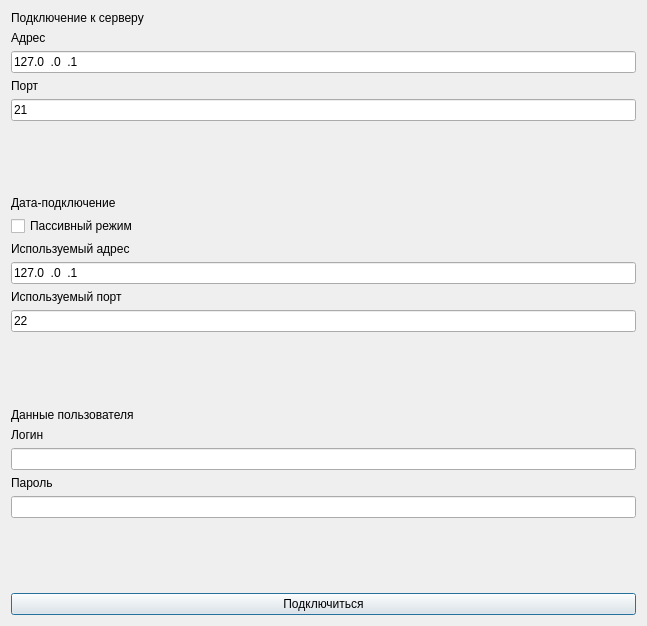
<?xml version="1.0" encoding="UTF-8"?>
<ui version="4.0">
 <class>Dialog</class>
 <widget class="QDialog" name="Dialog">
  <property name="geometry">
   <rect>
    <x>0</x>
    <y>0</y>
    <width>647</width>
    <height>626</height>
   </rect>
  </property>
  <property name="windowTitle">
   <string>Подключение к серверу</string>
  </property>
  <layout class="QVBoxLayout" name="verticalLayout_2">
   <item>
    <layout class="QVBoxLayout" name="verticalLayout">
     <item>
      <widget class="QLabel" name="label">
       <property name="styleSheet">
        <string notr="true">font: 700 14pt &quot;Arial&quot;;</string>
       </property>
       <property name="text">
        <string>Подключение к серверу</string>
       </property>
      </widget>
     </item>
     <item>
      <widget class="QLabel" name="label_2">
       <property name="text">
        <string>Адрес</string>
       </property>
      </widget>
     </item>
     <item>
      <widget class="QLineEdit" name="inputServerAddress">
       <property name="inputMask">
        <string>000.000.000.000</string>
       </property>
       <property name="text">
        <string>127.0.0.1</string>
       </property>
      </widget>
     </item>
     <item>
      <widget class="QLabel" name="label_3">
       <property name="text">
        <string>Порт</string>
       </property>
      </widget>
     </item>
     <item>
      <widget class="QLineEdit" name="inputServerPort">
       <property name="autoFillBackground">
        <bool>false</bool>
       </property>
       <property name="text">
        <string>21</string>
       </property>
       <property name="frame">
        <bool>true</bool>
       </property>
      </widget>
     </item>
    </layout>
   </item>
   <item>
    <spacer name="verticalSpacer">
     <property name="orientation">
      <enum>Qt::Vertical</enum>
     </property>
     <property name="sizeHint" stdset="0">
      <size>
       <width>20</width>
       <height>40</height>
      </size>
     </property>
    </spacer>
   </item>
   <item>
    <layout class="QVBoxLayout" name="verticalLayout_3">
     <item>
      <widget class="QLabel" name="label_4">
       <property name="styleSheet">
        <string notr="true">font: 700 14pt &quot;Arial&quot;;</string>
       </property>
       <property name="text">
        <string>Дата-подключение</string>
       </property>
      </widget>
     </item>
     <item>
      <widget class="QCheckBox" name="inputIsPassive">
       <property name="text">
        <string>Пассивный режим</string>
       </property>
      </widget>
     </item>
     <item>
      <layout class="QVBoxLayout" name="dataConnectionInputs">
       <item>
        <widget class="QLabel" name="label_9">
         <property name="text">
          <string>Используемый адрес</string>
         </property>
        </widget>
       </item>
       <item>
        <widget class="QLineEdit" name="inputDataAddress">
         <property name="inputMask">
          <string>000.000.000.000</string>
         </property>
         <property name="text">
          <string>127.0.0.1</string>
         </property>
        </widget>
       </item>
       <item>
        <widget class="QLabel" name="label_6">
         <property name="text">
          <string>Используемый порт</string>
         </property>
        </widget>
       </item>
       <item>
        <widget class="QLineEdit" name="inputDataPort">
         <property name="text">
          <string>22</string>
         </property>
        </widget>
       </item>
      </layout>
     </item>
    </layout>
   </item>
   <item>
    <spacer name="verticalSpacer_2">
     <property name="orientation">
      <enum>Qt::Vertical</enum>
     </property>
     <property name="sizeHint" stdset="0">
      <size>
       <width>20</width>
       <height>40</height>
      </size>
     </property>
    </spacer>
   </item>
   <item>
    <layout class="QVBoxLayout" name="verticalLayout_4">
     <item>
      <widget class="QLabel" name="label_5">
       <property name="styleSheet">
        <string notr="true">font: 700 14pt &quot;Arial&quot;;</string>
       </property>
       <property name="text">
        <string>Данные пользователя</string>
       </property>
      </widget>
     </item>
     <item>
      <widget class="QLabel" name="label_7">
       <property name="text">
        <string>Логин</string>
       </property>
      </widget>
     </item>
     <item>
      <widget class="QLineEdit" name="inputLogin"/>
     </item>
     <item>
      <widget class="QLabel" name="label_8">
       <property name="text">
        <string>Пароль</string>
       </property>
      </widget>
     </item>
     <item>
      <widget class="QLineEdit" name="inputPassword">
       <property name="echoMode">
        <enum>QLineEdit::Password</enum>
       </property>
      </widget>
     </item>
    </layout>
   </item>
   <item>
    <spacer name="verticalSpacer_3">
     <property name="orientation">
      <enum>Qt::Vertical</enum>
     </property>
     <property name="sizeHint" stdset="0">
      <size>
       <width>20</width>
       <height>40</height>
      </size>
     </property>
    </spacer>
   </item>
   <item>
    <widget class="QPushButton" name="buttonConnect">
     <property name="text">
      <string>Подключиться</string>
     </property>
    </widget>
   </item>
  </layout>
 </widget>
 <resources/>
 <connections/>
</ui>
